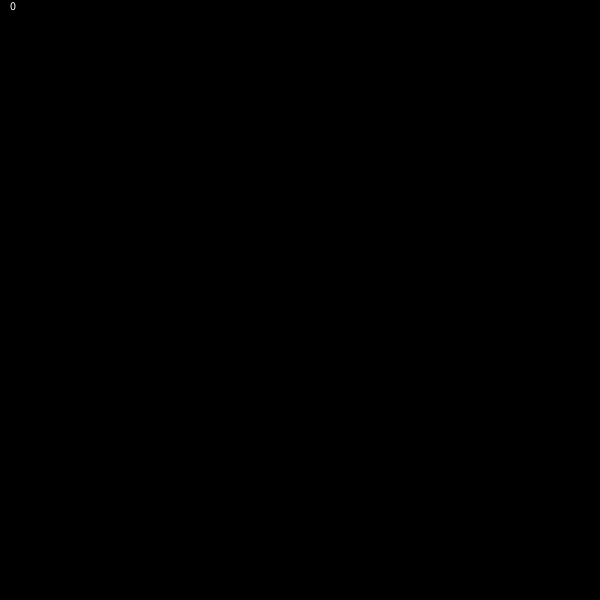
Frame 1 (no input)
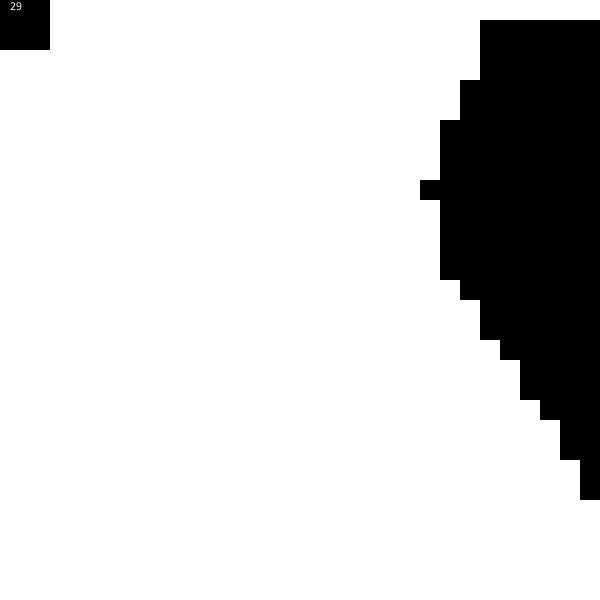
Frame 60 (the mouse pressed at the canvas centre just before this capture)
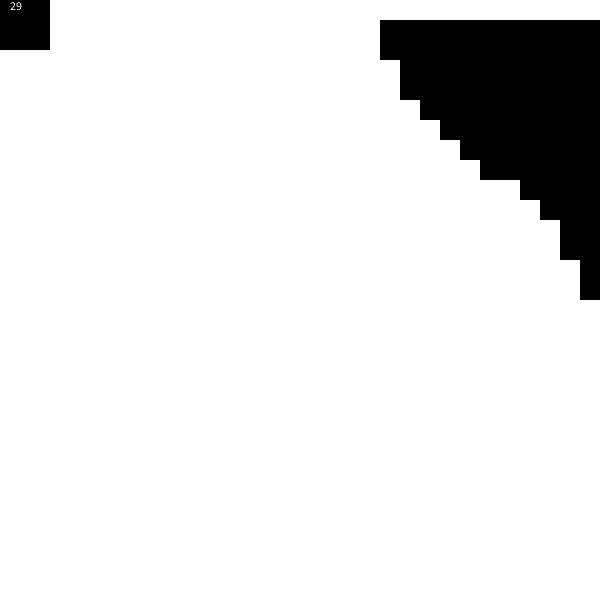
Frame 120 (the mouse held since frame 60 and released just before this capture)

The Processing sketch that drew these frames (run headless with seeded random() and noise(); from frame 60 on, the mouse is pressed at the canvas centre):

// Processing sketch: multiplex
// ── multiplex.pde
int yi = 0;
final int NUM_CELLS = 30;
boolean[] xb = new boolean[NUM_CELLS];
boolean[] yb = new boolean[NUM_CELLS];

float CELL_WIDTH, CELL_HEIGHT;

final float N_THRESH = 0.5;
void step() {
  float yf = (float)yi * 0.01;
  float zf = (float)frameCount * 0.001; 
  for (int x = 0; x < xb.length; x += 1) {
    float xf = (float)x * 0.01;
    
    
    xb[x] = noise(xf,yf,zf) > N_THRESH;
    
    
      
    
      
  }
  
  yb[yi] = noise(0,yf,zf) > N_THRESH;
}


void setup() {
  size(600,600);
  background(0);
  CELL_WIDTH = width / NUM_CELLS;
  CELL_HEIGHT = height / NUM_CELLS;
}


void draw() {
  noStroke();
  for (int x = 0; x < xb.length; x += 1) {
    if (xb[x] && yb[yi]) {
      fill(255);
    }else {
      fill(0);
    }
    rect(x * CELL_WIDTH, yi * CELL_HEIGHT, CELL_WIDTH, CELL_HEIGHT);
    
  }
  
  step();
  fill(0);
  rect(0,0,50,50);
  fill(255);
  text(yi, 10, 10);
  
  yi += 1;
  yi %= yb.length;
}
